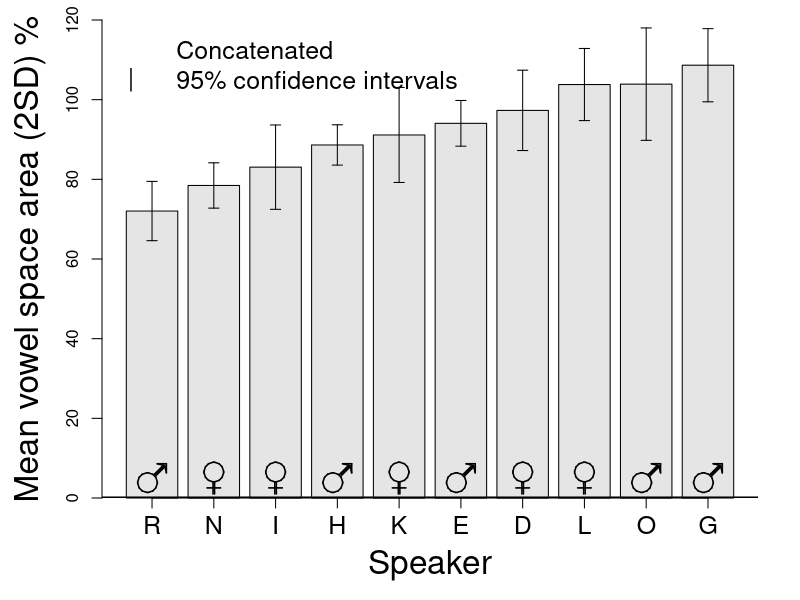

This chart was generated by the following R code:
# R
#
# Copyright: 2017-2018, R.J.J.H. van Son and the Netherlands Cancer Institute
# License: GNU GPL v2 or later
# email: r.v.son@nki.nl
#
library(ggplot2)
# A4 size in Inches
OutputWidth <-  11.692;
OutputHeight <- 7.5;
#
filename <- "CorpusConcatArea_hist.pdf"

se <- function(x) sqrt(var(x)/length(x))
ci <- function(x) {if(length(x)>3) {t <- t.test(x); (t$conf.int[[2]]- t$conf.int[[1]])/2} else 0 }

VowelTable <- read.table("IFA_concat_dataFM_Robust.tsv", header = TRUE, sep = "\t", na.strings = "-");
VowelTable$VowelDensity <- VowelTable$N/VowelTable$Duration
AverageVowels <- aggregate(cbind(Area1, Area2, N, i.dist, u.dist, a.dist, Duration, VowelDensity)~Speaker+Sex+Style+Session, data=VowelTable, mean);
SdevVowels <- aggregate(cbind(Area1, Area2, N, i.dist, u.dist, a.dist, Duration, VowelDensity)~Speaker+Sex+Style+Session, data=VowelTable, sd);

AverageSpeakerVowels <- aggregate(cbind(Area1, Area2, N, i.dist, u.dist, a.dist, Duration, VowelDensity)~Speaker, data=VowelTable, mean);
SdevSpeakerVowels <- aggregate(cbind(Area1, Area2, N, i.dist, u.dist, a.dist, Duration, VowelDensity)~Speaker, data=VowelTable, sd);
SerrSpeakerVowels <- aggregate(cbind(Area1, Area2, N, i.dist, u.dist, a.dist, Duration, VowelDensity)~Speaker, data=VowelTable, se);
CintSpeakerVowels <- aggregate(cbind(Area1, Area2, N, i.dist, u.dist, a.dist, Duration, VowelDensity)~Speaker, data=VowelTable, ci);
NSpeakerVowels <- aggregate(cbind(Area1, Area2, N, i.dist, u.dist, a.dist, Duration, VowelDensity)~Speaker, data=VowelTable, length);
AverageSpeakerVowels$Symbol = '\\VE'
AverageSpeakerVowels[AverageSpeakerVowels$Speaker %in% c("R", "K", "H", "D", "O"), ]$Symbol = '\\MA'

AverageAllVowels <- aggregate(cbind(Area1, Area2, N, i.dist, u.dist, a.dist, Duration, VowelDensity)~Style, data=VowelTable, mean);
SdAllVowels <- aggregate(cbind(Area1, Area2, N, i.dist, u.dist, a.dist, Duration, VowelDensity)~Style, data=VowelTable, sd);
SeAllVowels <- aggregate(cbind(Area1, Area2, N, i.dist, u.dist, a.dist, Duration, VowelDensity)~Style, data=VowelTable, se);
CiAllVowels <- aggregate(cbind(Area1, Area2, N, i.dist, u.dist, a.dist, Duration, VowelDensity)~Style, data=VowelTable, ci);


# Plot averages per speaker by style
VowelTable$Style <- factor(VowelTable$Style, levels=c("I", "R", "T", "S", "W", "Y"), ordered=T);
VowelTable$StyleNum <- factor(VowelTable$Style, levels=c("I", "R", "T", "S", "W", "Y"), ordered=T);

# Plot figure
pdf(filename, width=OutputWidth, height=OutputHeight, useDingbats=FALSE);

SpeakerList <- c("N","I","G","L","E","R","K","H", "D", "O")
colorlist <- c("darkgreen", "darkred", "darkblue", "deeppink4", "green", "blue", "red", "deeppink", "gold4", "darkolivegreen")
i <- 1

# Average
par(mai=c(1.02,1.02,0.2,0.42))
par(family="Helvetica")
x <- barplot(sort(AverageSpeakerVowels$Area2), ylim=c(0, 120), ylab="Mean vowel space area (2SD) %", xlab="Speaker", cex.lab=2, col="gray90")

segments(x, AverageSpeakerVowels[order(AverageSpeakerVowels$Area2),]$Area2-CintSpeakerVowels[order(AverageSpeakerVowels$Area2),]$Area2, x, AverageSpeakerVowels[order(AverageSpeakerVowels$Area2),]$Area2+CintSpeakerVowels[order(AverageSpeakerVowels$Area2),]$Area2)
segments(x-0.1, AverageSpeakerVowels[order(AverageSpeakerVowels$Area2),]$Area2+CintSpeakerVowels[order(AverageSpeakerVowels$Area2),]$Area2, x+0.1, AverageSpeakerVowels[order(AverageSpeakerVowels$Area2),]$Area2+CintSpeakerVowels[order(AverageSpeakerVowels$Area2),]$Area2)
segments(x-0.1, AverageSpeakerVowels[order(AverageSpeakerVowels$Area2),]$Area2-CintSpeakerVowels[order(AverageSpeakerVowels$Area2),]$Area2, x+0.1, AverageSpeakerVowels[order(AverageSpeakerVowels$Area2),]$Area2-CintSpeakerVowels[order(AverageSpeakerVowels$Area2),]$Area2)

text(x, 5, cex=3, col="black", labels=AverageSpeakerVowels$Symbol,vfont=c("sans serif","bold"))

axis(side=1, labels=as.character(AverageSpeakerVowels[order(AverageSpeakerVowels$Area2),"Speaker"]), at=x, cex.axis=1.5)
abline(h=0, lwd=3)
legend("topleft", c("Concatenated", "95% confidence intervals"), pch=c(26, 124), pt.bg="white", col=c("black"), bty="n", cex=1.5, pt.cex=1.5, lty=c(0), lwd=4)

dev.off(dev.cur())
